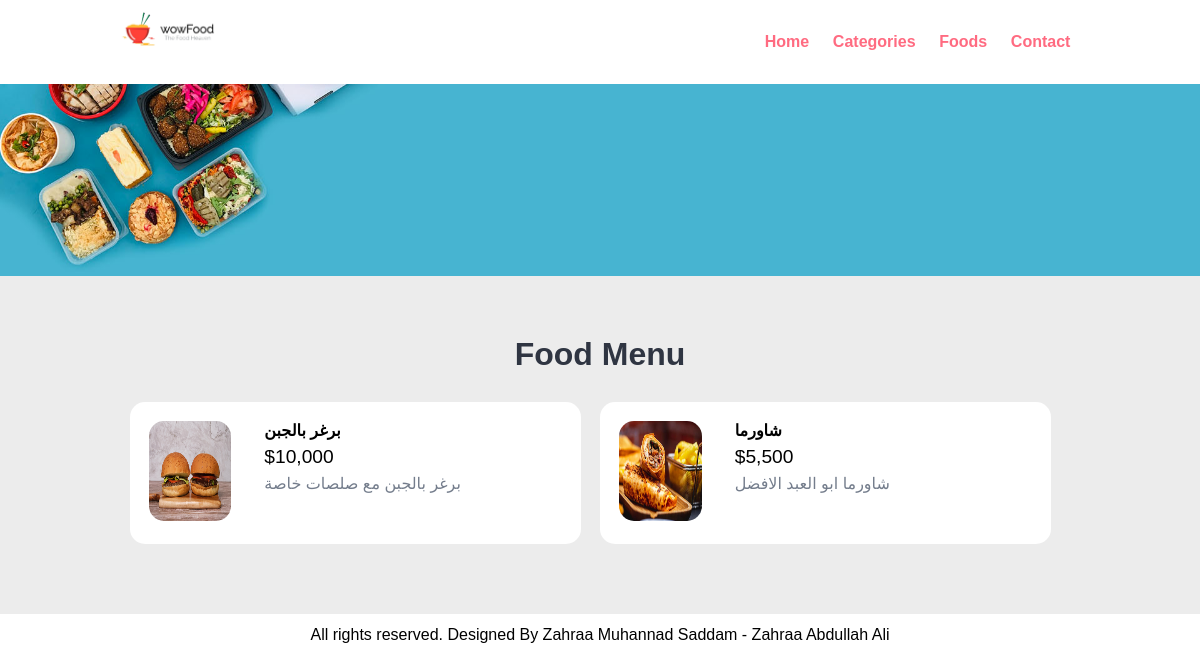
Screenshot of /foods.php with the database file from the repository.
### tables this page shows
CREATE TABLE `tbl_food` (
  `id` int(10) NOT NULL,
  `title` varchar(150) NOT NULL,
  `description` varchar(255) NOT NULL,
  `price` text NOT NULL,
  `image_name` text NOT NULL,
  `category_id` text NOT NULL
);

### foods.php (the view, shortened to what this page needs)
<?php include "header.php";?>
    <section class="food-menu">
        <div class="container">
            <h2 class="text-center">Food Menu</h2>
<?php
$sqlw = "SELECT * FROM tbl_food";
$resultw = $conn->query($sqlw);
if ($resultw->num_rows > 0) {
while($roww = $resultw->fetch_assoc()) {
?>
<div class="food-menu-box">
<div class="food-menu-img">
<img style="height: 100px;" src="admin/<?php echo $roww["image_name"] ?>" alt="Chicke Hawain Pizza" class="img-responsive img-curve">
</div>
<div class="food-menu-desc">
<h4><?php echo $roww["title"]; ?></h4>
<p class="food-price">$<?php echo $roww["price"]; ?></p>
<p class="food-detail">
<?php echo $roww["description"]; ?>
</p>
<br>
</div>
</div>
<?php }} ?>
        </div>
    </section>
    <?php include "footer.php"; ?>

### css/style.css (style rules this page uses)
* { margin: 0 0; padding: 0 0; font-family: Arial, Helvetica, sans-serif; }
.container { width: 80%; margin: 0 auto; padding: 1%; }
.img-responsive { width: 100%; }
.img-curve { border-radius: 15px; }
.text-center { text-align: center; }
h2 { color: #2f3542; font-size: 2rem; margin-bottom: 2%; }
.food-menu { background-color: #ececec; padding: 4% 0; }
.food-menu-box { width: 43%; margin: 1%; padding: 2%; float: left; background-color: white; border-radius: 15px; }
.food-menu-img { width: 20%; float: left; }
.food-menu-desc { width: 70%; float: left; margin-left: 8%; }
.food-price { font-size: 1.2rem; margin: 2% 0; }
.food-detail { font-size: 1rem; color: #747d8c; }

### rows the page displays
tbl_food: image_name (picture), title "برغر بالجبن", price "10,000", description "برغر بالجبن مع صلصات خاصة"
tbl_food: image_name (picture), title "شاورما", price "5,500", description "شاورما ابو العبد الافضل"
